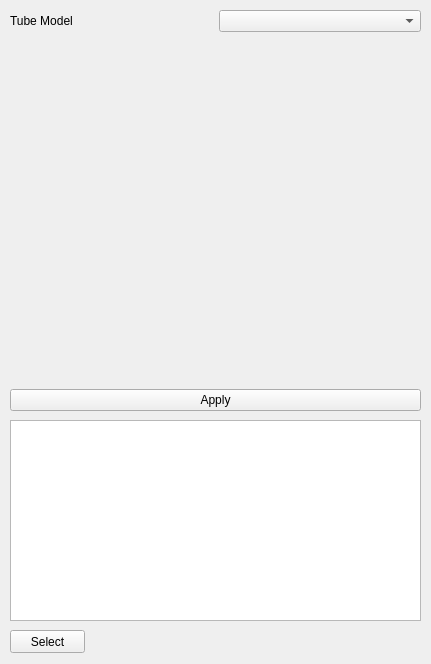
<?xml version="1.0" encoding="UTF-8"?>
<ui version="4.0">
 <class>CenterLineExtractView</class>
 <widget class="QWidget" name="CenterLineExtractView">
  <property name="geometry">
   <rect>
    <x>0</x>
    <y>0</y>
    <width>431</width>
    <height>664</height>
   </rect>
  </property>
  <property name="windowTitle">
   <string>Form</string>
  </property>
  <widget class="QWidget" name="verticalLayoutWidget">
   <property name="geometry">
    <rect>
     <x>10</x>
     <y>10</y>
     <width>411</width>
     <height>401</height>
    </rect>
   </property>
   <layout class="QVBoxLayout" name="verticalLayout">
    <item>
     <layout class="QHBoxLayout" name="horizontalLayout">
      <item>
       <widget class="QLabel" name="label">
        <property name="text">
         <string>Tube Model</string>
        </property>
       </widget>
      </item>
      <item>
       <widget class="QmitkDataStorageComboBox" name="DataSelector"/>
      </item>
     </layout>
    </item>
    <item>
     <widget class="QmitkPointListWidget" name="SeedWidget" native="true"/>
    </item>
    <item>
     <widget class="QPushButton" name="ApplyBtn">
      <property name="text">
       <string>Apply</string>
      </property>
     </widget>
    </item>
   </layout>
  </widget>
  <widget class="QmitkPointListView" name="EndPointList">
   <property name="geometry">
    <rect>
     <x>10</x>
     <y>420</y>
     <width>411</width>
     <height>201</height>
    </rect>
   </property>
  </widget>
  <widget class="QPushButton" name="SelectEndPointBtn">
   <property name="geometry">
    <rect>
     <x>10</x>
     <y>630</y>
     <width>75</width>
     <height>23</height>
    </rect>
   </property>
   <property name="text">
    <string>Select</string>
   </property>
   <property name="checkable">
    <bool>true</bool>
   </property>
  </widget>
 </widget>
 <customwidgets>
  <customwidget>
   <class>QmitkDataStorageComboBox</class>
   <extends>QComboBox</extends>
   <header>QmitkDataStorageComboBox.h</header>
  </customwidget>
  <customwidget>
   <class>QmitkPointListWidget</class>
   <extends>QWidget</extends>
   <header>QmitkPointListWidget.h</header>
   <container>1</container>
  </customwidget>
  <customwidget>
   <class>QmitkPointListView</class>
   <extends>QListView</extends>
   <header>QmitkPointListView.h</header>
  </customwidget>
 </customwidgets>
 <resources/>
 <connections/>
</ui>
